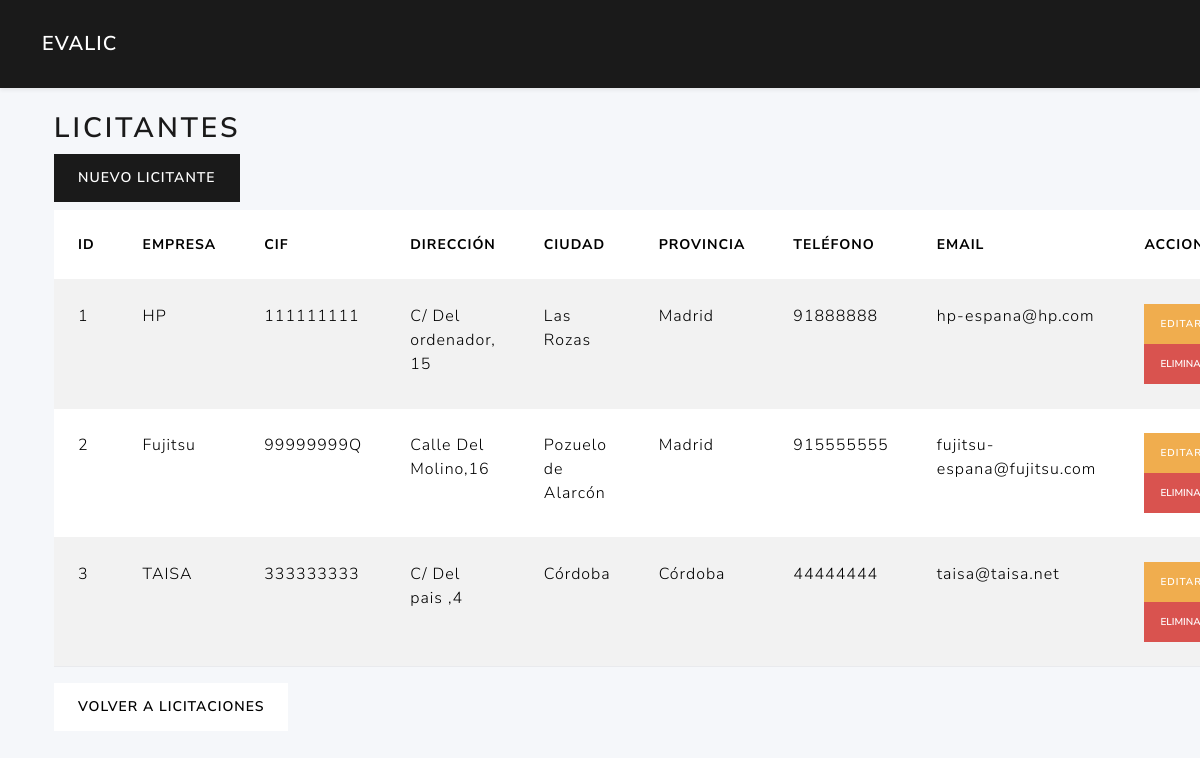
/licitantes/, run on an earlier commit of the app's database.
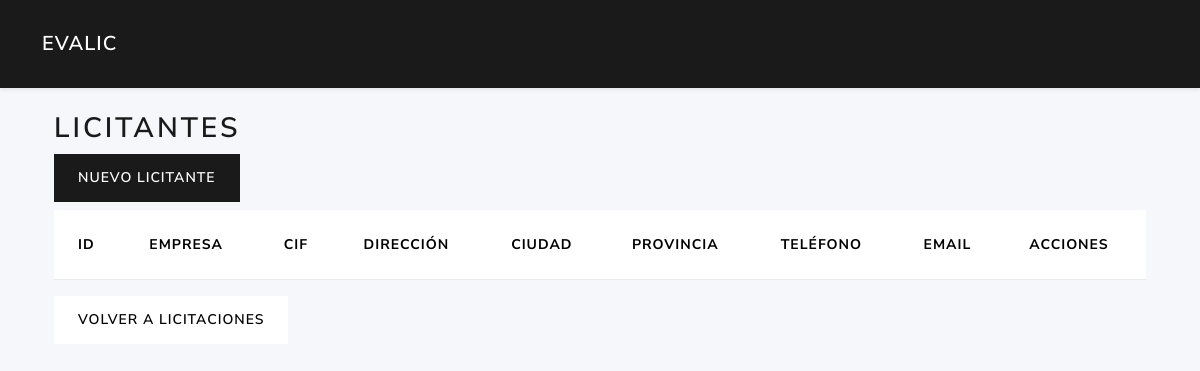
And on a later commit of the database.
### tables this page shows
CREATE TABLE licitantes (
        id  INTEGER PRIMARY KEY AUTOINCREMENT,
        nombreempresa TEXT NOT NULL,
        cif text NOT NULL,
        direccion text,
        ciudad text,
        provincia text,
        telefono text,
        email text                                                                                                                            
    );

### routes/licitantes_routes.py (the view)
@licitantes_bp.route('/')
def index():
    licitacion_id = request.args.get('licitacion_id', type=int)
    lics = list_licitantes_logic(current_app)
    return render_template('licitantes/index.html',
                           licitantes=lics,
                           licitacion_id=licitacion_id)

### app.py (called while the page is built)
def create_app():
    app = Flask(__name__)
    app.config.from_object(Config)
    @app.context_processor
    def utility_processor():
        from flask import request, url_for
        def url_for_other_page(page):
            args = request.args.copy()
            args['page'] = page
            return url_for('licitaciones.index', **args)
        return dict(url_for_other_page=url_for_other_page)
    app.teardown_appcontext(close_connection)
    with app.app_context():
        init_db(app)
    app.register_blueprint(auth_bp)
    app.register_blueprint(user_bp)
    app.register_blueprint(licitaciones_bp)
    app.register_blueprint(ofertas_bp)
    app.register_blueprint(licitantes_bp)
    app.register_blueprint(evaluador_bp)
    from routes.criterios_routes import criterios_bp
    app.register_blueprint(criterios_bp)
    return app

### models/dao.py (called while the page is built)
def get_db(app):
    db = getattr(g, '_database', None)
    if db is None:
        db = g._database = sqlite3.connect(app.config['DATABASE'])
        db.row_factory = sqlite3.Row
    return db

def close_connection(exception):
    db = getattr(g, '_database', None)
    if db is not None:
        db.close()

### templates/licitantes/index.html
{% extends 'base.html' %}
{% block content %}
<div class="container">
  <h2>Licitantes</h2>
  <a href="{{ url_for('licitantes.new') }}" class="btn btn-primary mb-2">Nuevo Licitante</a>
  <table class="table table-striped">
    <thead>
      <tr>
        <th>ID</th>
        <th>Empresa</th>
        <th>CIF</th>
        <th>Dirección</th>
        <th>Ciudad</th>
        <th>Provincia</th>
        <th>Teléfono</th>
        <th>Email</th>
        <th>Acciones</th>
      </tr>
    </thead>
    <tbody>
      {% for lic in licitantes %}
      <tr>
        <td>{{ lic.id }}</td>
        <td>{{ lic.nombreempresa }}</td>
        <td>{{ lic.cif }}</td>
        <td>{{ lic.direccion }}</td>
        <td>{{ lic.ciudad }}</td>
        <td>{{ lic.provincia }}</td>
        <td>{{ lic.telefono }}</td>
        <td>{{ lic.email }}</td>
        <td>
          <a href="{{ url_for('licitantes.edit', id=lic.id) }}" class="btn btn-sm btn-warning">Editar</a>
          <form method="post" action="{{ url_for('licitantes.delete', id=lic.id) }}" style="display:inline">
            <button class="btn btn-sm btn-danger" onclick="return confirm('Eliminar licitante?')">Eliminar</button>
          </form>
        </td>
      </tr>
      {% endfor %}
    </tbody>
  </table>
  {% if licitacion_id %}
  <a href="{{ url_for('ofertas.index', licitacion_id=licitacion_id) }}" class="btn btn-secondary">
    Volver a Ofertas
  </a>
{% else %}
  <a href="{{ url_for('licitaciones.index') }}" class="btn btn-secondary">
    Volver a Licitaciones
  </a>
{% endif %}
</div>
{% endblock %}

What changed in the data, as far as the page shows it:
removed licitantes: id "1", nombreempresa "HP", cif "111111111", direccion "C/ Del ordenador, 15", ciudad "Las Rozas", provincia "Madrid", telefono "91888888", email "hp-espana@hp.com"
removed licitantes: id "2", nombreempresa "Fujitsu", cif "99999999Q", direccion "Calle Del Molino,16", ciudad "Pozuelo de Alarcón", provincia "Madrid", telefono "915555555", email "fujitsu-espana@fujitsu.com"
removed licitantes: id "3", nombreempresa "TAISA", cif "333333333", direccion "C/ Del pais ,4", ciudad "Córdoba", provincia "Córdoba", telefono "44444444", email "taisa@taisa.net"
